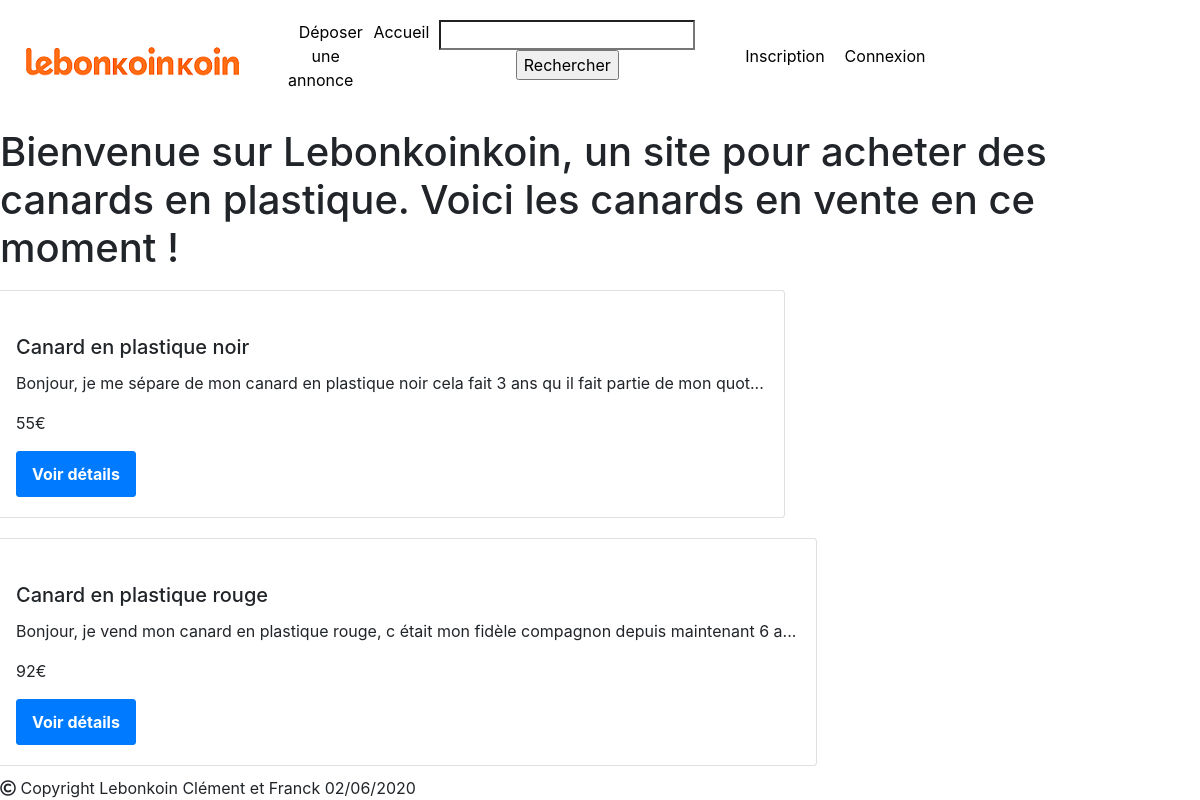
Before: / with the older database file.
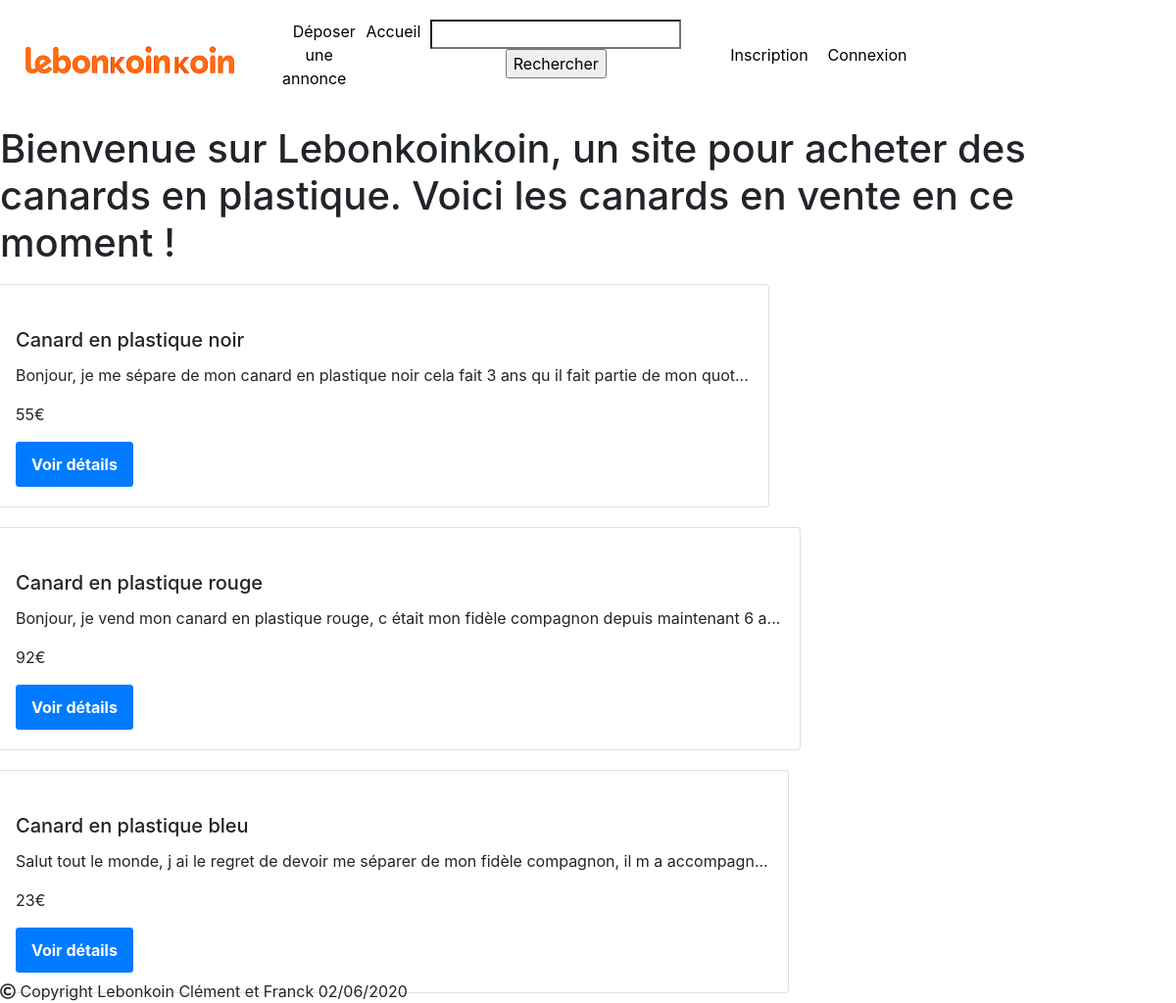
After: the same page with the newer database file.
### tables this page shows
CREATE TABLE `annonce` (
  `id_annonce` int(3) NOT NULL,
  `titre` varchar(255) NOT NULL,
  `descriptions` varchar(255) NOT NULL,
  `prix` varchar(10) NOT NULL,
  `url_img1` varchar(500) DEFAULT NULL,
  `url_img2` varchar(500) DEFAULT NULL,
  `url_img3` varchar(500) DEFAULT NULL
);

### index.php (the view, shortened to what this page needs)
<?php include "inc\header.php" ?>
<h1>Bienvenue sur Lebonkoinkoin, un site pour acheter des canards en plastique. Voici les canards en vente en ce moment !</h1>
<div class="row" id="annonce">
        <?php $result = $pdo->query("SELECT * FROM annonce");
                    while($annonce = $result->fetch(PDO::FETCH_OBJ)) { ?>
                <div class="card">
                        <div class="card-body">
                                <h5 class="card-title"><?php echo $annonce->titre ;?></h5>
                                <p><?php echo substr($annonce->descriptions, 0, 100) . "...";?></p>
                                <p><?php echo ($annonce->prix ) . "€" ;?></p>
                                <a href="" class="btn btn-primary">Voir détails</a>
                        </div>
                </div>
        <?php } ?>
</div>
<?php include "inc\jooter.php" ?>

### inc/header.php (shortened to what this page needs)
<!DOCTYPE html>
<html lang="en">
<head>
    <link href="css/bootstrap.min.css" rel="stylesheet">
    <link href="css/style.css" rel="stylesheet">
    <link rel="stylesheet" href="https://use.fontawesome.com/releases/v5.11.2/css/all.css">
</head>
<header class="main-header">
    <div class="header-logo">
        <img src="img/logo.jpg" alt="logo">
    </div>
    <div class="header-menu">
        <nav>
            <ul>
                <li>
                    <a href="nvannonce.php">Déposer une annonce</a>
                </li>
                <li>
                    <a href="index.php">Accueil</a>
                </li>
                <li>
                <form action = "verif-form.php" method = "get">
                    <input type = "search" name = "terme">
                    <input type = "submit" name = "s" value = "Rechercher">
                </form>
                </li>
            </ul>
        </nav>
    </div>
    <?php
            if (isset($_SESSION['username']) && !empty($_SESSION['username'])) {
            ?>
                <div class="header-menu">
                    <nav>
                        <ul>
                            <li>
                                <a href="ajax" target="_blank" >Tchat</a>
                            </li>
                            <li>
                                <a href="profil.php">Votre profil</a>
                            </li>
                            <li>
                                <a href="logout.php">Déconnexion</a>
                            </li>
                        </ul>
                    </nav>
                </div>
            <?php
            } else {
            ?>
            <div class="header-menu">
                    <nav>
                        <ul>
                            <li>
                                <a href="register.php">Inscription</a>
                            </li>
                            <li>
                                <a href="login.php">Connexion</a>
                            </li>
                        </ul>
                    </nav>
                </div>
                <?php } ?>
</header>
<body>

### inc/jooter.php
</body>
<footer>
<i class="far fa-copyright"></i>
Copyright Lebonkoin Clément et Franck 02/06/2020
</footer>
</html>

### css/style.css (style rules this page uses)
.main-header { display: flex; justify-content: space-between; align-items: center; padding: 20px; }
.header-menu ul { display: flex; list-style: none; text-align: center; }
.header-menu a { margin: 0px 10px; color: black; text-decoration: none; align-items: center; }
.btn { text-decoration: none; padding: 10px 15px; border-radius: 3px; font-weight: bold; }
.card { margin: 10px; }
body { list-style: none; cursor:url(https://images.toucharger.com/img/graphiques/curseurs/animaux/canard/canard.68408.gif), auto; }
footer { bottom: 0%; position: fixed; }

Changed rows visible on the page:
added annonce: titre "Canard en plastique bleu", descriptions "Salut tout le monde, j ai le regret de devoir me séparer de mon fidèle compagnon, il m a accompagn", prix "23"
